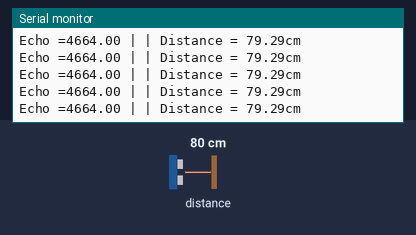
Bench run of a sketch on a simulated ESP8266 (NodeMCU). On the bench: the last lines printed to the serial monitor. Wiring (inferred from the names in the program): ultrasonic range finder: trigger D0; echo D3. The inputs (shaded band) are chosen by the test bench; at power-on: distance to the obstacle 80 cm. The echo pulse lasts 58.3 µs per cm.

Above: at 1.2 s.
1.3 s: distance to the obstacle set to 2 cm
At 1.38 s:
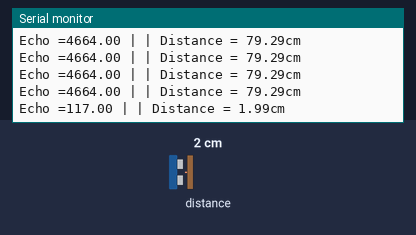
2.8 s: distance to the obstacle set to 4 cm
At 2.89 s:
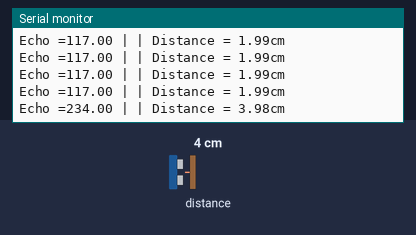
Timing chart, 0 to 5.8 s (numbered marks = the images above; inputs shaded):
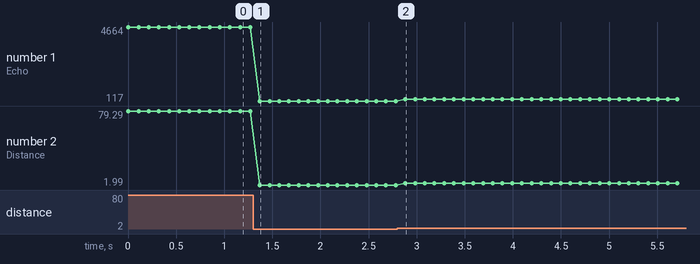

Measured:
- after the input at 1.3 s, the serial monitor: prints a new line after 0.07 s (image 1)
- after the input at 2.8 s, the serial monitor: prints a new line after 0.08 s (image 2)
- plotted number 1: 4664 → 117 after the input at 1.3 s, 117 → 234 after the input at 2.8 s
- plotted number 2: 79.29 → 1.99 after the input at 1.3 s, 1.99 → 3.98 after the input at 2.8 s

The sketch:

LS_HCSR04.ino
```cpp
//LingShun LAB

#define Trig D0 //引脚Tring 连接 IO D2
#define Echo D3 //引脚Echo 连接 IO D3

float cm; //距离变量
float temp=0; //

void setup() {
  Serial.begin(9600);
  pinMode(Trig, OUTPUT);
  pinMode(Echo, INPUT);
}

void loop() {
  //给Trig发送一个低高低的短时间脉冲,触发测距
  digitalWrite(Trig, LOW); //给Trig发送一个低电平
  delayMicroseconds(2);    //等待 2微妙
  digitalWrite(Trig,HIGH); //给Trig发送一个高电平
  delayMicroseconds(10);    //等待 10微妙
  digitalWrite(Trig, LOW); //给Trig发送一个低电平

  temp = float(pulseIn(Echo, HIGH)); //存储回波等待时间,
  //pulseIn函数会等待引脚变为HIGH,开始计算时间,再等待变为LOW并停止计时
  //返回脉冲的长度

  //声速是:340m/1s 换算成 34000cm / 1000000μs => 34 / 1000
  //因为发送到接收,实际是相同距离走了2回,所以要除以2
  //距离(厘米)  =  (回波时间 * (34 / 1000)) / 2
  //简化后的计算公式为 (回波时间 * 17)/ 1000

  cm = (temp * 17 )/1000; //把回波时间换算成cm
  if(int(temp)!=0){
    Serial.print("Echo =");
  Serial.print(temp);//串口输出等待时间的原始数据
  Serial.print(" | | Distance = ");
  Serial.print(cm);//串口输出距离换算成cm的结果
  Serial.println("cm");
  }
  /*Serial.print("Echo =");
  Serial.print(temp);//串口输出等待时间的原始数据
  Serial.print(" | | Distance = ");
  Serial.print(cm);//串口输出距离换算成cm的结果
  Serial.println("cm");*/
  delay(100);
}
```
